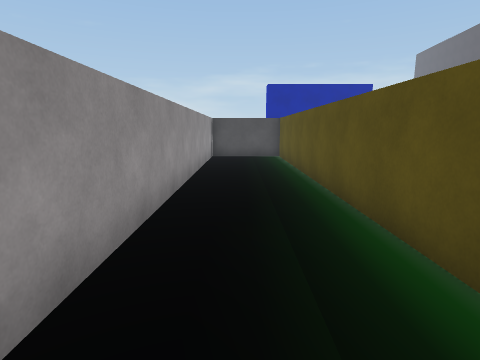
[1] (above)

16 first-person views from a walk through a 3-D level made in the Unity game engine. The camera is 1.4 m above the floor, tilts 10° down and sees 80° across. Doors are open. The floor is counted in squares, 1 m on a side. Each view is taken from the middle of a square. On the plan, view 1 faces up. The plan holds only what a view shows up to about 14 squares ahead; the rest is blank. The place goes on beyond the plan. The player character is not drawn.

[2]
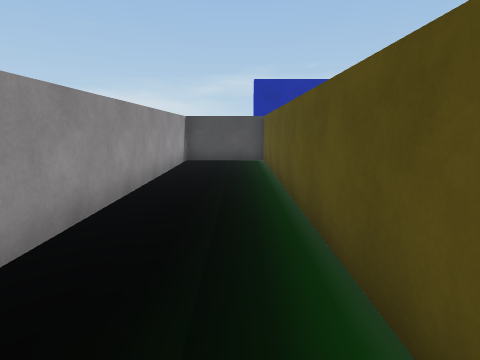

[3]
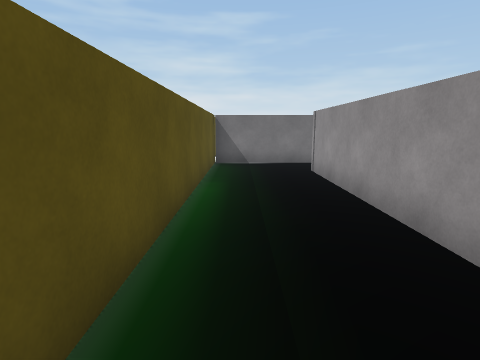

[4]
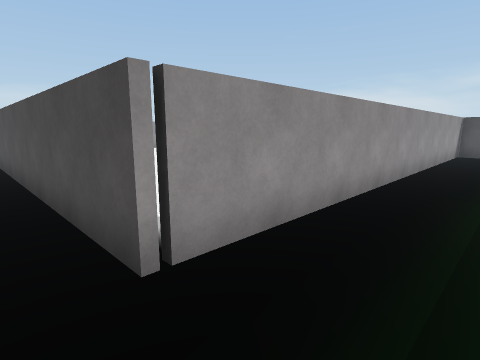

[5]
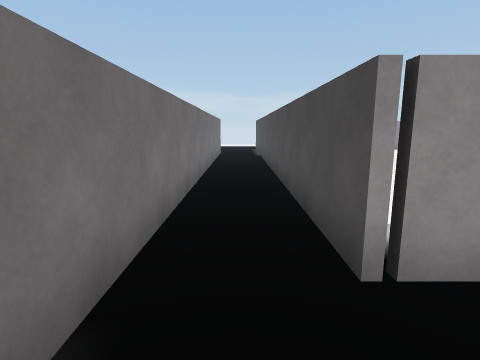

[6]
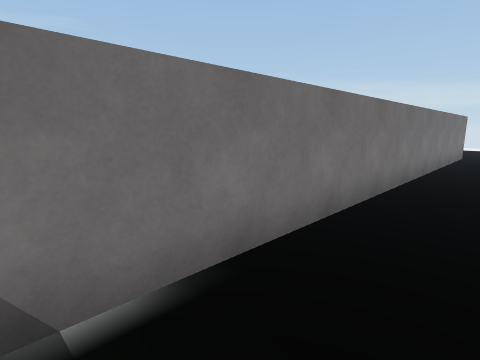

[7]
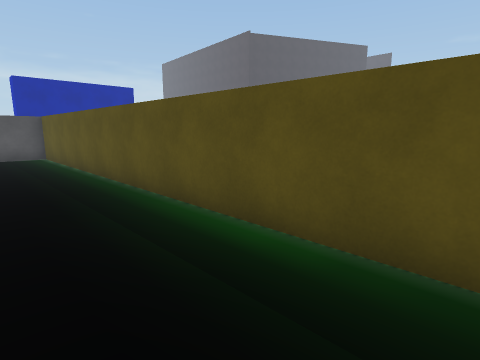

[8]
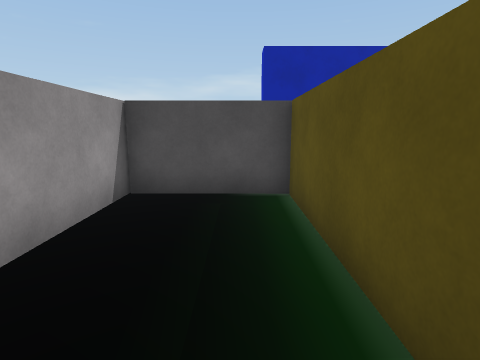

[9]
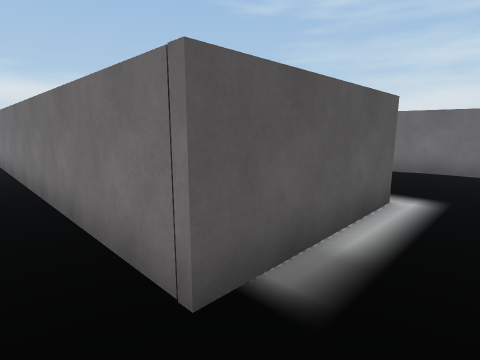

[10]
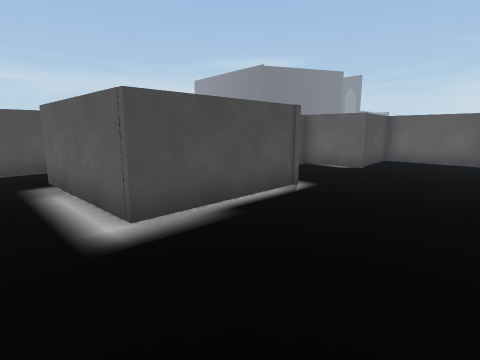

[11]
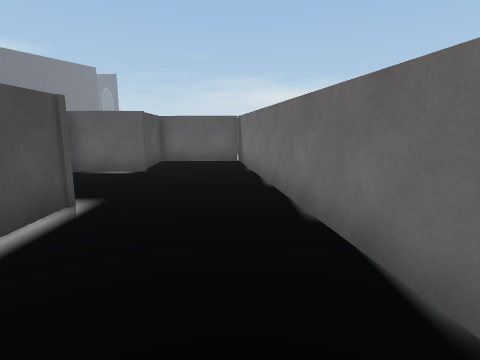

[12]
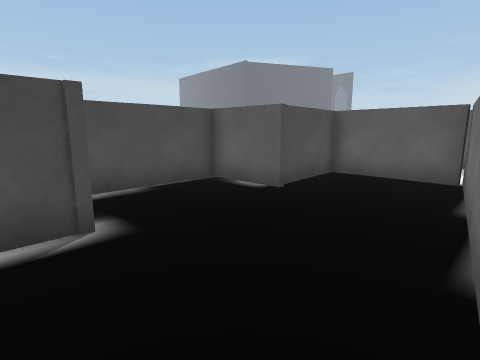

[13]
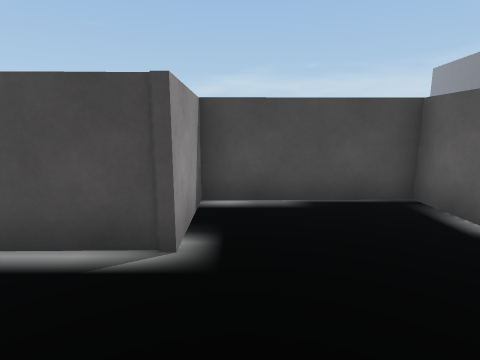

[14]
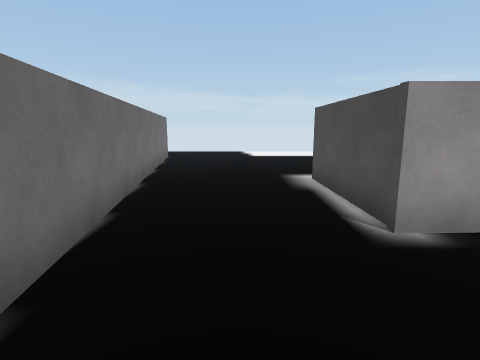

[15]
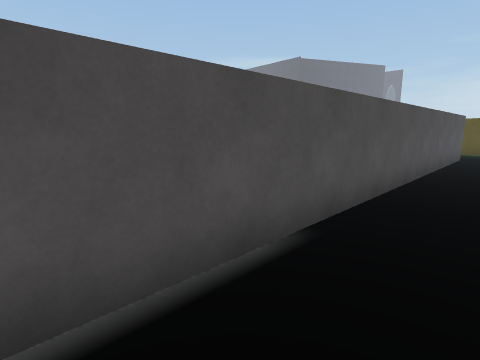

[16]
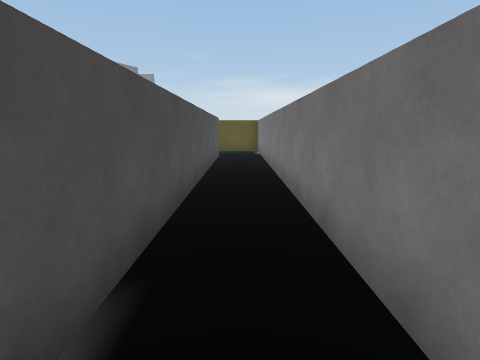

### Floor plan
Points are (right, up) in squares from view 1. A wall is a line through its corners. A room is listed if a view was taken in it or the views show most of it. See-through windows are left out.
Room 1 (views 1, 2, 3, 4, 5, 6, 7, 8)
walls: (-1.5, 15.5) (-1.5, -1.9); (-1.4, -4.2) (2.1, -4.2) (2.1, 15.2) (-1.5, 15.2)
ways out: opening at (-2, -3) to room 2
Room 2 (views 9, 10, 11, 12, 13, 14, 15, 16)
walls: (-4, -8.7) (-7.4, -8.7) (-7.5, -6.4) (-11.8, -6.4) (-11.7, -8.8) (-16.2, -8.9) (-16.3, -4.2) (-1.4, -4.2); (-4.1, -12) (-4, -8.4) (-6.8, -8.7); (-18.6, -14.1) (-3.7, -11.9); (-1.5, -1.9) (-18, -1.9)
ways out: opening at (-2, -3) to room 1

Where each view was taken, in squares from view 1:
view 1: 0 up, 0 right, facing up
view 2: 2 up, 1 right, facing up
view 3: 8 up, 1 right, facing down
view 4: 3 down, 1 right, facing up-left
view 5: 3 down, 1 right, facing left
view 6: 2 down, 1 right, facing down-left
view 7: 1 down, 1 left, facing up-right
view 8: 9 up, 1 right, facing up
view 9: 3 down, 18 left, facing down-right
view 10: 13 down, 18 left, facing up-right
view 11: 12 down, 17 left, facing right
view 12: 13 down, 13 left, facing up-right
view 13: 12 down, 11 left, facing up
view 14: 11 down, 8 left, facing left
view 15: 4 down, 18 left, facing up-right
view 16: 3 down, 17 left, facing right
